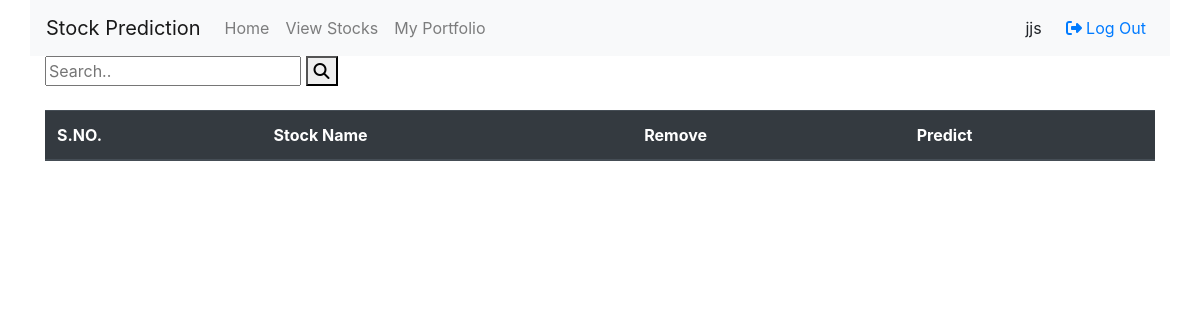
The app's page /portfolio/ (signed in), older data.
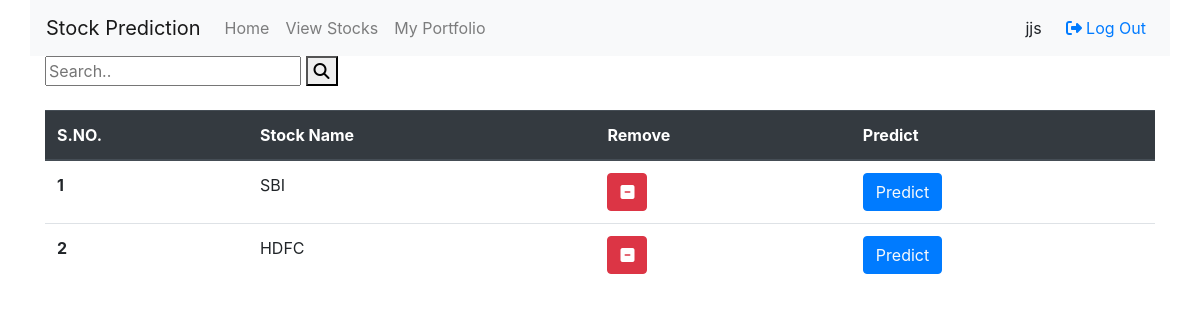
The same page, newer data.
### main/models.py (models this page shows)
class Stock(models.Model):
    investor = models.ForeignKey(User, on_delete=models.CASCADE, related_name='boughtStocks')
    stock_name = models.CharField(max_length=100)
    def __str__(self):
        return self.stock_name

### main/views.py (the view)
# urls.py: path("portfolio/", views.portfolio, name="portfolio"),
def portfolio(response):
    sl=Stock.objects.filter(investor=response.user)
    return render(response, "main/portfolio.html",{"sl":sl})

### main/templates/main/portfolio.html (shortened to what this page needs)
{% extends 'main/base.html' %}
{% block content %}
<div class="topnav">
  <input type="text" placeholder="Search..">
  <button type="button"><i class="fas fa-search"></i></button>
</div>
<br>
<table class="table">
  <thead class="thead-dark">
    <tr>
      <th scope="col">S.NO.</th>
      <th scope="col">Stock Name</th>
      <th scope="col">Remove</th>
      <th scope="col">Predict</th>
    </tr>
  </thead>
  <tbody>
    {% for i in sl%}
    <tr>
      <th scope="row">{{forloop.counter}}</th>
      <td>{{i}}</td>
      <td>
        <a href="/removestocks/{{i}}"><button type="button" class="btn btn-danger"><i class="fas fa-minus-square"></i></button></a>
      </td>
      <td><button type="button" class="btn btn-primary"><a class="text-light" href="/makePredictions">Predict</a></button></td>
    </tr>
    {% endfor %}
  </tbody>
</table>
{% endblock %}

Row changes from the older to the newer data that the page shows:
added Stock: stock_name "SBI"
added Stock: stock_name "HDFC"
